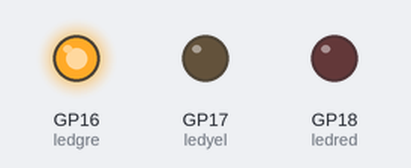
This program was run on a simulated Raspberry Pi Pico running MicroPython. On the bench: output pins drawn as LEDs (lit = HIGH).

Above: at 1.5 s.
At 2.7 s:
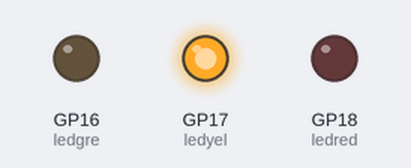
At 4.0 s:
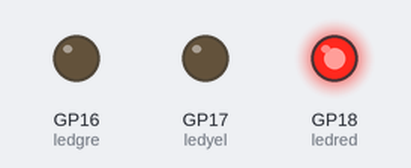
Timing chart, 0 to 6.4 s (numbered marks = the images above):
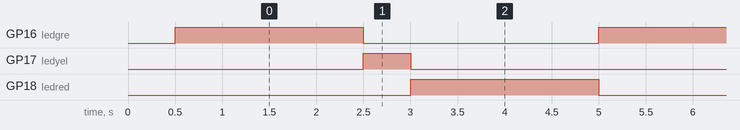

Measured:
- by itself, GP16 (ledgre), GP18 (ledred): alternates HIGH for 2.0 s and LOW for 2.5 s
- by itself, GP17 (ledyel): alternates HIGH for 0.50 s and LOW for 4.0 s
- by itself, everything shown: repeats every 4.5 s, in 3 steps

The program:

LED_semaforo.py
```python
from machine import Pin
from utime import sleep

sleep(0.5)
ledgre = Pin(16, Pin.OUT)
ledyel = Pin(17, Pin.OUT)
ledred = Pin(18, Pin.OUT)

def semaforo():
    global ledgre, ledgre, ledyel
    ledgre.value(1)
    sleep(2)
    ledyel.value(1)
    ledgre.value(0)
    sleep(0.5)
    ledred.value(1)
    ledyel.value(0)
    sleep(2)
    ledred.value(0)
while True:
    semaforo()
```
